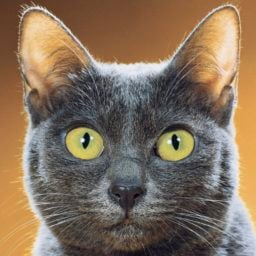
#> input picture jupyter notebook/cat2.jpg, 256 x 256 px
$ jupyter execute --allow-errors interferometer.ipynb   (shell and % lines are left out)
#> lines starting #> are read from the running program, lines starting #| are printed output that depends on the picture; after the words box and inside, x2 and y2 are one past the last pixel; in counts of white or black regions, pixels touching at a corner belong together
[cell 1]
import numpy as np
import pandas as pd
import matplotlib.pyplot as plt
import cv2
from astropy.coordinates import Angle
from astropy import units as u
from astropy.constants import c
from astropy.coordinates import EarthLocation, AltAz, ITRS, CartesianRepresentation, HADec
import matplotlib.animation
matplotlib.rcParams['animation.embed_limit'] = 2**128
import cmcrameri.cm as cmc
from astropy.io import fits
from io import BytesIO
import base64

[cell 2]
const_c = c.value   # speed of light [m/s]
frequency = 93.7e9              # observing frequency [Hz]
wavelength = const_c/frequency # receiving wavelength [metres]

# Funciones

[cell 3]
def weighting_scheme(weights, uv_pix_1d, N, scheme="natural", robust_param=2.):
    """
    weigths: array one likes
    uv_pix_1d:
    N: pix img
    scheme: tipo de ponderación. natural, uniform, robust.

    """
    weights_bincount = np.bincount(uv_pix_1d, weights, minlength=N*N)
    weights_w_1d = weights_bincount[uv_pix_1d]

    if scheme.lower() == "natural":
        return weights
    elif scheme.lower() == "uniform":
        return weights/weights_w_1d
    elif scheme.lower() == "robust":
        f_squared_num = (5.* np.power(10, -robust_param))**2
        f_squared_den = np.sum(weights_w_1d**2)/np.sum(weights)
        f_squared = f_squared_num/f_squared_den
        return weights/(1.+(weights_w_1d*f_squared))
    else:
        raise ValueError("Not known scheme")

[cell 4]
def _earthlocation_to_altaz(location, reference_location):

    itrs_cart = location.get_itrs().cartesian
    itrs_ref_cart = reference_location.get_itrs().cartesian
    local_itrs = ITRS(itrs_cart - itrs_ref_cart, location=reference_location)
    return local_itrs.transform_to(AltAz(location=reference_location))

[cell 5]
def earth_location_to_local_enu(location, reference_location):

    altaz = _earthlocation_to_altaz(location, reference_location)
    ned_coords =  altaz.cartesian.xyz
    enu_coords = ned_coords[1], ned_coords[0], -ned_coords[2]
    return np.array(enu_coords)

[cell 6]
def enu_to_local_altaz(enu_baselines, distance):
    elevation = np.arctan2(enu_baselines[0], enu_baselines[1])
    azimuth = np.arcsin(enu_baselines[2]/distance)
    return elevation, azimuth

[cell 7]
def calc_RR(H,dec):
    """
    H: array de ángulo horario
    dec: declinación en radianes.

    Dado la rotación de la tierra, el objeto se "desplaza" en el cielo, por lo tanto se utiliza el
    ángulo horario y declinación para seguir su posición en el cielo.
    """
    if np.isscalar(H):
        H = np.array([H])

    R = np.array([[np.sin(H), np.cos(H), np.zeros_like(H)],\
        [-np.sin(dec)*np.cos(H), np.sin(dec)*np.sin(H), np.cos(dec*np.ones_like(H))],\
        [np.cos(dec)*np.cos(H), -np.cos(dec)*np.sin(H), np.sin(dec*np.ones_like(H))]])

    return R

[cell 8]
def compute_h(hObs, gradDec, t_muestreo):

    """
    hObs: tiempo de observación en horas
    gradDec: declinación en grados
    t_muestreo: tiempo de muestreo en minutos
       """

    observacion_grados = hObs * 15.0
    HA = np.arange(-np.radians(observacion_grados), np.radians(observacion_grados), np.radians((t_muestreo/60)*15))  # [radianes]
    dec = np.radians(gradDec)
    return HA, dec

[cell 9]
def grid_sampling(piximg, max_B, coverage, wavelength, scheme, robust_param):
    """
    piximg: cantidad de pixeles de la imagen modelo, tiene que ser nxn
    max_B: baseline mas largo
    uvcoverage: array uv cobertura
    wavelength: longitud de onda
    scheme: tipo de esquema, natural, uniform o robust

   """
    #sampling = np.zeros((piximg, piximg)) + 1j*np.zeros((piximg, piximg))
    #uvgrid = np.zeros((piximg, piximg)) + 1j*np.zeros((piximg, piximg))
    min_lambda=wavelength #minima longitud de onda lambda
    delta_x = (min_lambda / max_B) / 7
    delta_u = 1 / (piximg * delta_x)

    u_pixel2 = np.floor(coverage[:, 0] / delta_u + piximg // 2).astype(int)
    v_pixel2 = np.floor(coverage[:, 1] / delta_u + piximg // 2).astype(int)

    weights = np.ones_like(u_pixel2, dtype=np.float32).ravel()
    uv_pix_1d = piximg * v_pixel2 + u_pixel2
    weights_after_scheme = weighting_scheme(weights, uv_pix_1d, piximg, scheme, robust_param)
    weights_1d = np.bincount(uv_pix_1d, weights_after_scheme, minlength=piximg*piximg)
    weight_image = np.reshape(weights_1d, (piximg,piximg))


    #psf
    psf = np.fft.fftshift(np.fft.ifft2(np.fft.ifftshift(weight_image)))
    fft_norm = np.max(psf.real)
    psf/= fft_norm

    return weight_image, psf

[cell 10]
def baselines(enu_coords):
    """
    enu_coords: arreglo de coordenadas en el sistema de referencia plano tangente local (ENU)
    """
    b_enu = enu_coords[..., np.newaxis] - enu_coords[:, np.newaxis,:]
    b_enu = b_enu[:, ~np.eye(b_enu.shape[-1],dtype=bool)]
    return b_enu

[cell 11]
def bENU_to_bEquatorial(b_enu, lat_obs):
    """
    b_enu: coordenadas de los baselines en el sistema de referencia plano tangente local (ENU)
    lat_obs: latitud del centro del observatorio, expresado en grados
    """
    latitude = np.radians(lat_obs)
    abs_b = np.sqrt(np.sum(b_enu**2, axis=0))

    azimuth, elevation = enu_to_local_altaz(b_enu, abs_b)

    x_equatorial = np.cos(latitude) * np.sin(elevation) - np.sin(latitude) * np.cos(elevation) * np.cos(azimuth)
    y_equatorial = np.cos(elevation) * np.sin(azimuth)
    z_equatorial = np.sin(latitude) * np.sin(elevation) + np.cos(latitude) * np.cos(elevation) * np.cos(azimuth)

    baseline_equatorial = abs_b * np.vstack([x_equatorial, y_equatorial, z_equatorial])

    return baseline_equatorial

[cell 12]
def coverage(baselines, HA, dec, wavelength):
    """
    baselines: arreglo de coordenadas de los baselines en el sistema ecuatorial
    HA: Ángulo horario en horas
    dec: declinación en radianes,
    wavelength: longitud de onda
    """
    R_matrix = calc_RR(HA, dec)
    uvw_dot = np.sum(R_matrix[...,np.newaxis]*baselines[np.newaxis,:,np.newaxis,:], axis=1)
    UV_coverage = np.column_stack((uvw_dot[0].reshape(-1), uvw_dot[1].reshape(-1)))/wavelength

    return UV_coverage

[cell 13]
def fft_model_image(path):
    img = cv2.imread(path,0)
    ft_data = np.fft.fftshift(np.fft.fft2(np.fft.ifftshift(img)))
    pix = img.shape[0]
    return pix, ft_data

[cell 14]
def geodetic_to_enu(coords, reference_loc):
    """

    coords: array coordenadas geodeticas
    reference_loc: array punto de referencia/centro del conjunto de antenas

    """
    ant_pos = EarthLocation.from_geodetic(coords[:,1], coords[:,0], coords[:,2])
    ref_loc = EarthLocation.from_geodetic(reference_loc[1],reference_loc[0],reference_loc[2])
    enu_coords = earth_location_to_local_enu(ant_pos, ref_loc)
    return enu_coords

[cell 15]
def new_positions(df, reference, scale):

    """
    df: array de posiciones de dispositivos en el sistema geodetico
    reference: array punto de referencia en el sistema geodetico
    scale: escala en metros.

    https://www.movable-type.co.uk/scripts/latlong.html#ellipsoid


    """

    if scale == 1:
        return df
    else:

        lats = df[:,0]
        lons = df[:,1]

        # Bearing
        dLons = np.radians(lons - reference[1])
        y = np.sin(dLons) * np.cos(np.radians(lats))
        x = np.cos(np.radians(reference[0])) * np.sin(np.radians(lats)) - np.sin(np.radians(reference[0])) * np.cos(np.radians(lats)) * np.cos(dLons)
        bearing = np.degrees(np.arctan2(y, x))
        bearing = np.trunc((bearing + 360) % 360)

        # Nuevas posiciones
        R = 6371000
        latRef = np.radians(reference[0])
        lonRef = np.radians(reference[1])
        bearing = np.radians(bearing)

        delta_lats = np.radians(lats) - latRef
        delta_lons = np.radians(lons) - lonRef

        a = np.sin(delta_lats / 2.0)**2 + np.cos(latRef) * np.cos(np.radians(lats)) * np.sin(delta_lons / 2.0)**2
        c = 2 * np.arctan2(np.sqrt(a), np.sqrt(1 - a))

        # Calcular la distancia para cada par de puntos
        distances = (R * c) * scale

        lat2 = np.arcsin(np.sin(latRef) * np.cos(distances / R) + np.cos(latRef) * np.sin(distances / R) * np.cos(bearing))
        lon2 = lonRef + np.arctan2(np.sin(bearing) * np.sin(distances / R) * np.cos(latRef), np.cos(distances / R) - np.sin(latRef) * np.sin(lat2))


        arr = np.column_stack((np.degrees(lat2), np.degrees(lon2), df[:,2]))

        return arr

[cell 16]
# Cargar la imagen como fuente de luz
image = cv2.imread('cat2.jpg',0)
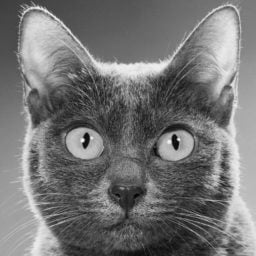
#> image: shape (256, 256); min 0, max 255, mean 116.6
pix = image.shape[0]
#> pix = 256
plt.imshow(image)
plt.show()
ft_data = np.fft.fftshift(np.fft.fft2(np.fft.ifftshift(image)))

# Ejemplo 1

[cell 17]
# 5 puntos de 10 metros, un punto de 7 metros desde el punto de referencia
data = [
    [-41.462072, -72.921443, 100],
    [-41.462062, -72.921361, 100],
    [-41.462026, -72.921359, 100],
    [-41.461987, -72.921365, 100],
    [-41.462001, -72.921430, 100],
    [-41.462021, -72.921459, 100]
]

data = np.array(data)
ref = np.array((-41.462040, -72.921412,100))

[cell 18]
# 5 puntos de 30 metros, un punto de 30 metros desde el punto de referencia
data = [
    [-41.462257, -72.921620, 100],
    [-41.462191, -72.921067, 100],
    [-41.461928, -72.921035, 100],
    [-41.461822, -72.921213, 100],
    [-41.461760, -72.921533, 100],
    [-41.461911, -72.921723, 100]
]

data = np.array(data)
ref = np.array((-41.462040, -72.921412,100))

[cell 19]
new_pos = new_positions(data, ref, 1)

[cell 20]
enu_coords = geodetic_to_enu(new_pos, ref)

[cell 21]
fig, ax = plt.subplots(layout='constrained')

ax.plot(enu_coords[0], enu_coords[1], '.k')
ax.set(
        aspect=1,
        xlabel='West-East / m',
        ylabel='South-North / m'
)
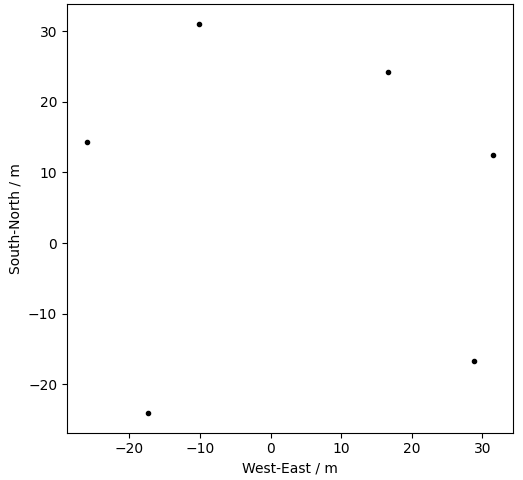
#> figure drawn by matplotlib, 1 panel

[cell 22]
baseline_enu = baselines(enu_coords)

[cell 23]
fig, ax = plt.subplots(layout='constrained')

ax.plot(baseline_enu[0], baseline_enu[1], '.k')
ax.set(
        aspect=1,
        xlabel='West-East / m',
        ylabel='South-North / m'
)
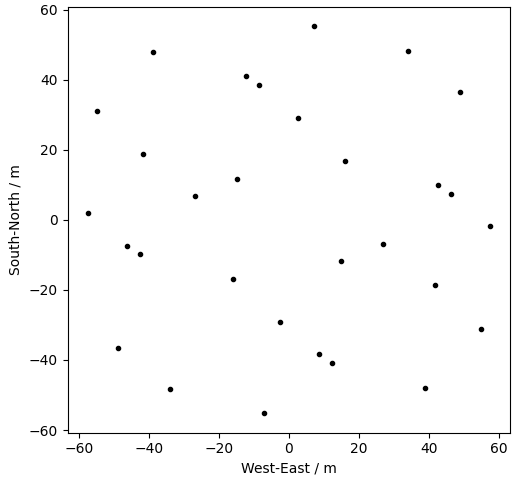
#> figure drawn by matplotlib, 1 panel

[cell 24]
baseline_equatorial = bENU_to_bEquatorial(baseline_enu, ref[0])

[cell 25]
HA, dec = compute_h(5, 25, 6)

[cell 26]
cover = coverage(baseline_equatorial, HA, dec, wavelength)

[cell 27]
fig = plt.figure(figsize=(8,8))
plt.title("Cobertura UV")
plt.scatter(x=cover[:,0],y=cover[:,1], c="black", marker='.',s=1)
plt.xlabel(r'$u\ k\lambda$')  # Usa 'r' antes de la cadena de texto para que Python la trate como raw string
plt.ylabel(r'$v\ k\lambda$')
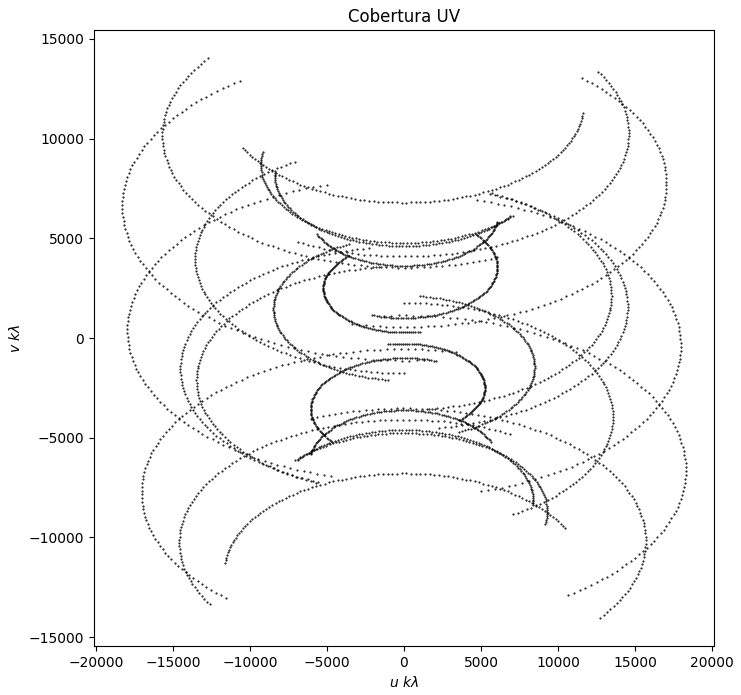
#> figure drawn by matplotlib, 1 panel

[cell 28]
# [10 lines of commented-out code are left out]

[cell 29]
sampling, psf2 = grid_sampling(pix, np.max(np.abs(baseline_equatorial)), cover, wavelength, "uniform", 1)
#> in grid_sampling, `psf = np.fft.fftshift(np.fft.ifft2(np.fft.ifftshift(weight_image)))`:
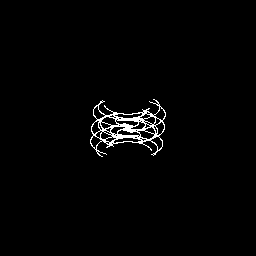
#> weight_image: shape (256, 256) float64; min 0, max 1, mean 0.0174

[cell 30]
figure = plt.figure(figsize=(8, 8))
plt.subplot()
plt.title('PSF')
#> (the rest of this cell did not finish here and is left out)

[cell 31]
figure = plt.figure(figsize=(8, 8))
plt.subplot()
plt.title('Cobertura cuadriculada')
#> (the rest of this cell did not finish here and is left out)

[cell 32]
new_obs_EJ1 = (np.fft.ifftshift(np.fft.ifft2(np.fft.fftshift(ft_data*sampling))))
obs= (np.fft.ifftshift(np.fft.ifft2(np.fft.fftshift(ft_data*sampling)))).real
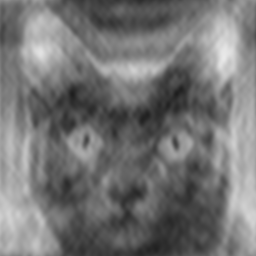
#> obs: shape (256, 256) float64; min 30.44, max 233.8, mean 116.6
boolean, buffer = cv2.imencode(".png", obs)
stream = BytesIO(buffer)
img_dirty_base64 = base64.b64encode(stream.getvalue()).decode()

$ run again, with jupyter notebook/cat1.jpg copied over jupyter notebook/cat2.jpg
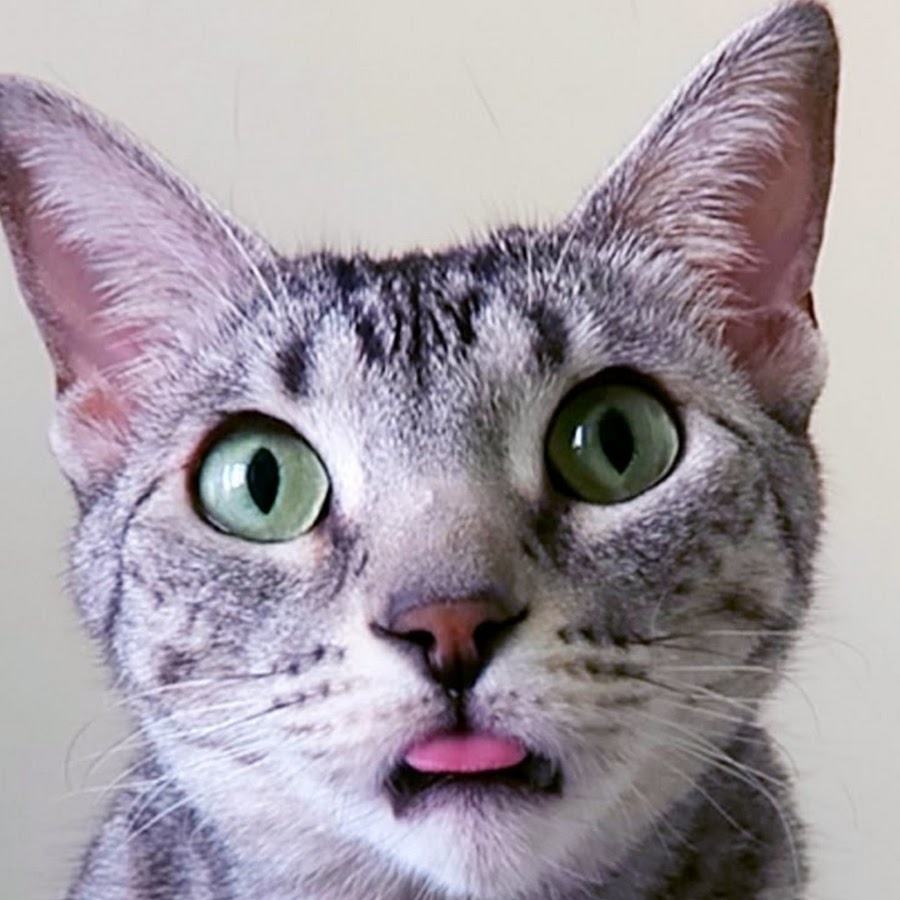
#> input picture jupyter notebook/cat1.jpg, 900 x 900 px
#> in grid_sampling, `psf = np.fft.fftshift(np.fft.ifft2(np.fft.ifftshift(weight_image)))`:
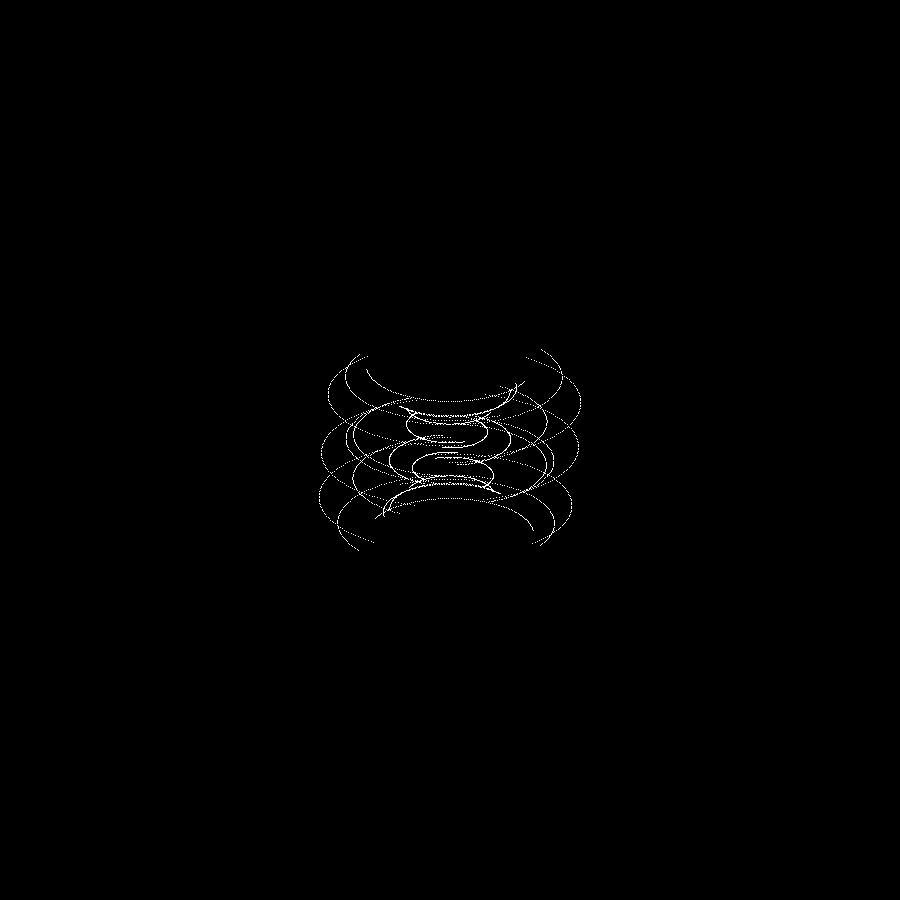
#> weight_image: shape (900, 900) float64; values 0 (black) and 1 (white), 0.34% white in thin lines or dots, all inside (x1, y1, x2, y2) = (319, 349, 581, 551)
#> `obs= (np.fft.ifftshift(np.fft.ifft2(np.fft.fftshift(ft_data*sampling))..`:
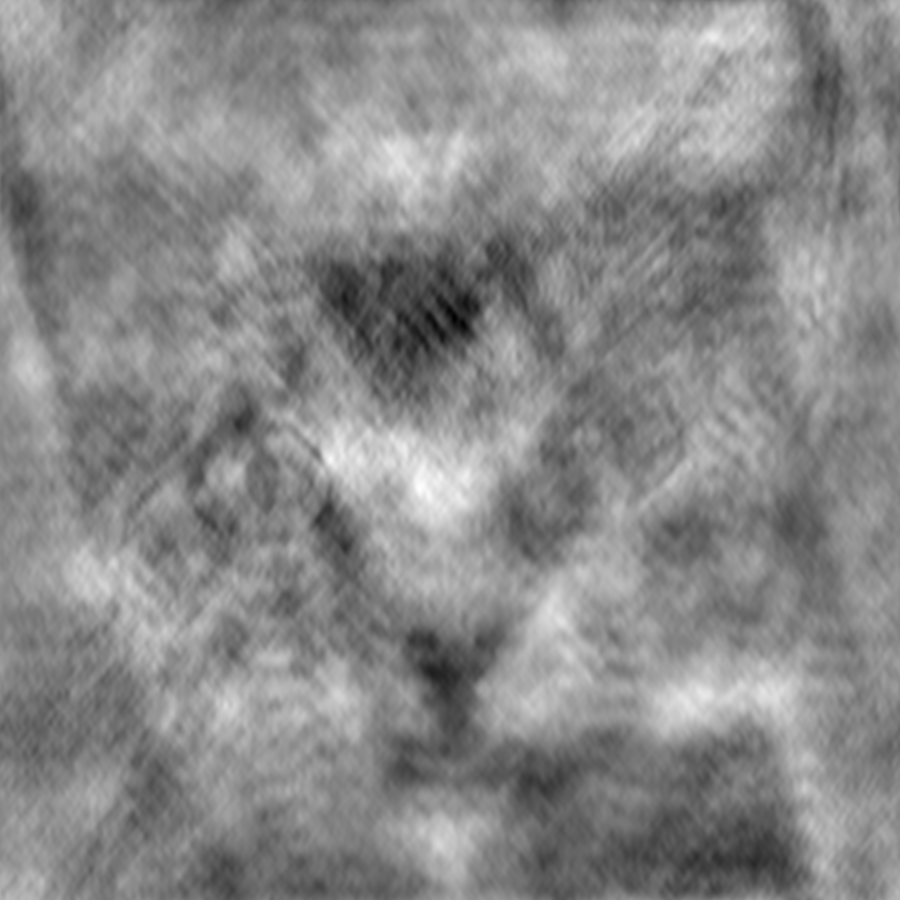
#> obs: shape (900, 900) float64; min -73.73, max 62.96, mean 0; drawn with min black and max white
